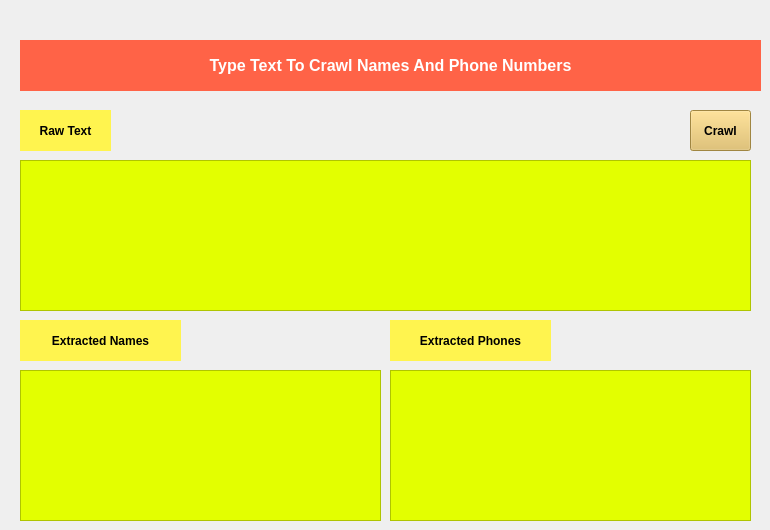
    <widget class="QWidget" name="tab_2">
     <attribute name="title">
      <string>🕷 Text Crawling</string>
     </attribute>
     <widget class="QTextBrowser" name="textBrowser">
      <property name="geometry">
       <rect>
        <x>20</x>
        <y>160</y>
        <width>731</width>
        <height>151</height>
       </rect>
      </property>
      <property name="font">
       <font>
        <pointsize>11</pointsize>
       </font>
      </property>
      <property name="cursor" stdset="0">
       <cursorShape>IBeamCursor</cursorShape>
      </property>
      <property name="styleSheet">
       <string notr="true">background-color:#E3FF00;color:#9457EB;border-radius:0.2em</string>
      </property>
      <property name="readOnly">
       <bool>false</bool>
      </property>
     </widget>
     <widget class="QLabel" name="label_16">
      <property name="geometry">
       <rect>
        <x>20</x>
        <y>40</y>
        <width>741</width>
        <height>51</height>
       </rect>
      </property>
      <property name="font">
       <font>
        <pointsize>12</pointsize>
        <weight>75</weight>
        <bold>true</bold>
       </font>
      </property>
      <property name="styleSheet">
       <string notr="true">background-color:#FF6347;color:white;border-radius:0.2em</string>
      </property>
      <property name="text">
       <string>Type Text To Crawl Names And Phone Numbers</string>
      </property>
      <property name="alignment">
       <set>Qt::AlignCenter</set>
      </property>
     </widget>
     <widget class="QLabel" name="label_17">
      <property name="geometry">
       <rect>
        <x>20</x>
        <y>110</y>
        <width>91</width>
        <height>41</height>
       </rect>
      </property>
      <property name="font">
       <font>
        <pointsize>9</pointsize>
        <weight>75</weight>
        <bold>true</bold>
       </font>
      </property>
      <property name="styleSheet">
       <string notr="true">background-color:#FFF44F;color:black;border-radius:0.2em</string>
      </property>
      <property name="text">
       <string>Raw Text</string>
      </property>
      <property name="alignment">
       <set>Qt::AlignCenter</set>
      </property>
     </widget>
     <widget class="QTextBrowser" name="textBrowser_2">
      <property name="geometry">
       <rect>
        <x>20</x>
        <y>370</y>
        <width>361</width>
        <height>151</height>
       </rect>
      </property>
      <property name="font">
       <font>
        <pointsize>11</pointsize>
       </font>
      </property>
      <property name="cursor" stdset="0">
       <cursorShape>IBeamCursor</cursorShape>
      </property>
      <property name="styleSheet">
       <string notr="true">background-color:#E3FF00;color:#9457EB;border-radius:0.2em</string>
      </property>
     </widget>
     <widget class="QLabel" name="label_18">
      <property name="geometry">
       <rect>
        <x>20</x>
        <y>320</y>
        <width>161</width>
        <height>41</height>
       </rect>
      </property>
      <property name="font">
       <font>
        <pointsize>9</pointsize>
        <weight>75</weight>
        <bold>true</bold>
       </font>
      </property>
      <property name="styleSheet">
       <string notr="true">background-color:#FFF44F;color:black;border-radius:0.2em</string>
      </property>
      <property name="text">
       <string>Extracted Names</string>
      </property>
      <property name="alignment">
       <set>Qt::AlignCenter</set>
      </property>
     </widget>
     <widget class="QTextBrowser" name="textBrowser_3">
      <property name="geometry">
       <rect>
        <x>390</x>
        <y>370</y>
        <width>361</width>
        <height>151</height>
       </rect>
      </property>
      <property name="font">
       <font>
        <pointsize>11</pointsize>
       </font>
      </property>
      <property name="cursor" stdset="0">
       <cursorShape>IBeamCursor</cursorShape>
      </property>
      <property name="styleSheet">
       <string notr="true">background-color:#E3FF00;color:#9457EB;border-radius:0.2em</string>
      </property>
     </widget>
     <widget class="QLabel" name="label_19">
      <property name="geometry">
       <rect>
        <x>390</x>
        <y>320</y>
        <width>161</width>
        <height>41</height>
       </rect>
      </property>
      <property name="font">
       <font>
        <pointsize>9</pointsize>
        <weight>75</weight>
        <bold>true</bold>
       </font>
      </property>
      <property name="styleSheet">
       <string notr="true">background-color:#FFF44F;color:black;border-radius:0.2em</string>
      </property>
      <property name="text">
       <string>Extracted Phones</string>
      </property>
      <property name="alignment">
       <set>Qt::AlignCenter</set>
      </property>
     </widget>
     <widget class="QPushButton" name="pushButtonCrawl">
      <property name="geometry">
       <rect>
        <x>690</x>
        <y>110</y>
        <width>61</width>
        <height>41</height>
       </rect>
      </property>
      <property name="font">
       <font>
        <pointsize>9</pointsize>
        <weight>75</weight>
        <bold>true</bold>
       </font>
      </property>
      <property name="cursor">
       <cursorShape>PointingHandCursor</cursorShape>
      </property>
      <property name="statusTip">
       <string>Click To Crawl Text</string>
      </property>
      <property name="styleSheet">
       <string notr="true">background-color:#E0BC5B;border-radius:0.2em</string>
      </property>
      <property name="text">
       <string>Crawl</string>
      </property>
     </widget>
    </widget>
